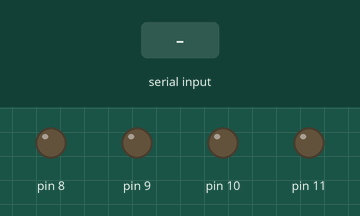
The sketch below on a simulated Arduino Uno, built with avr-gcc and run on an emulated ATmega328P. Shown: output pins drawn as LEDs (lit = HIGH). Inputs (shaded band) come from the test bench.

Above: at 1.2 s.
1.3 s: "F" received over the second serial link
At 1.8 s:
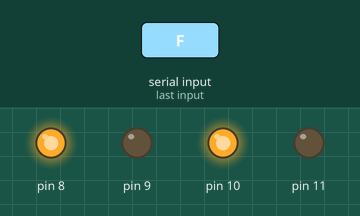
2.8 s: "B" received over the second serial link
At 4.0 s:
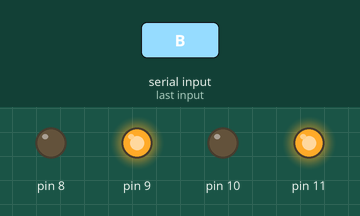
4.3 s: "L" received over the second serial link
At 5.3 s:
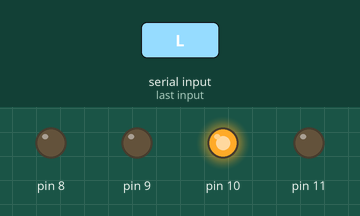
5.8 s: "R" received over the second serial link
At 6.4 s:
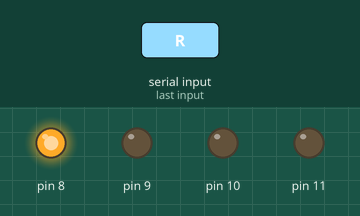
7.3 s: "S" received over the second serial link
At 7.6 s:
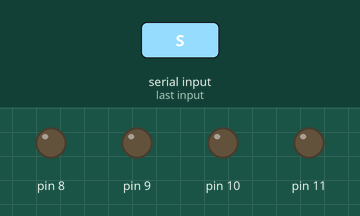
Timing chart, 0 to 9.8 s (numbered marks = the images above; inputs shaded):
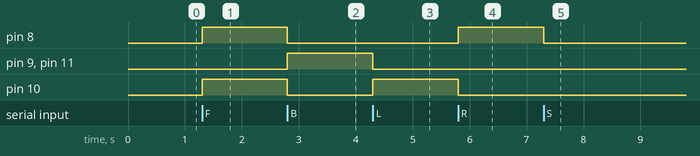

The sketch:

rccar.ino
```cpp
#include <SoftwareSerial.h>

SoftwareSerial BT(2, 3); // RX, TX

char cmd;

void setup() {

  BT.begin(9600);

  pinMode(8, OUTPUT);
  pinMode(9, OUTPUT);
  pinMode(10, OUTPUT);
  pinMode(11, OUTPUT);
}

void loop() {

  if (BT.available()) {

    cmd = BT.read();

    if (cmd == 'F') {
      forward();
    }

    else if (cmd == 'B') {
      backward();
    }

    else if (cmd == 'L') {
      left();
    }

    else if (cmd == 'R') {
      right();
    }

    else if (cmd == 'S') {
      stopCar();
    }
  }
}

void forward() {

  digitalWrite(8, HIGH);
  digitalWrite(9, LOW);

  digitalWrite(10, HIGH);
  digitalWrite(11, LOW);
}

void backward() {

  digitalWrite(8, LOW);
  digitalWrite(9, HIGH);

  digitalWrite(10, LOW);
  digitalWrite(11, HIGH);
}

void left() {

  digitalWrite(8, LOW);
  digitalWrite(9, LOW);

  digitalWrite(10, HIGH);
  digitalWrite(11, LOW);
}

void right() {

  digitalWrite(8, HIGH);
  digitalWrite(9, LOW);

  digitalWrite(10, LOW);
  digitalWrite(11, LOW);
}

void stopCar() {

  digitalWrite(8, LOW);
  digitalWrite(9, LOW);

  digitalWrite(10, LOW);
  digitalWrite(11, LOW);
}
```

Measured:
- after the input at 1.3 s, pin 8, pin 10: LOW → HIGH at once
- after the input at 2.8 s, pin 8, pin 10: HIGH → LOW at once; pin 9, pin 11: LOW → HIGH at once
- after the input at 4.3 s, pin 9, pin 11: HIGH → LOW at once; pin 10: LOW → HIGH at once
- after the input at 5.8 s, pin 8: LOW → HIGH at once; pin 10: HIGH → LOW at once
- after the input at 7.3 s, pin 8: HIGH → LOW at once
